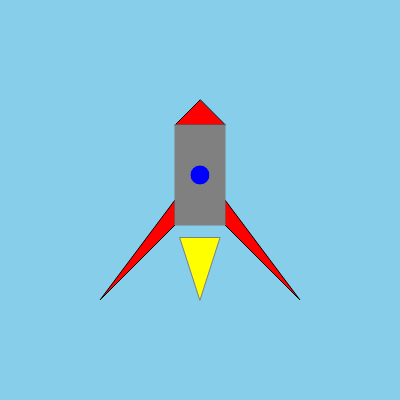
Frame 1 (no input)
Frame 60 (no input): identical to frame 1, image omitted
Frame 120 (the mouse pressed at the canvas centre since frame 60): identical to frame 1, image omitted

The p5.js sketch that drew this single still picture (run headless with seeded random() and noise() and a simulated clock; from frame 60 on, the mouse is pressed at the canvas centre):

// p5.js sketch
// ── sketch.js
function setup() {
  createCanvas(400,400);
}

function draw() {
  background('#87ceeb');
  esb(400/4,400/4,400/2,400/2)
}

function esb(x,y,w,h){
  fill('red')
  stroke('black')
  // point 1, point 2, point 3
  // RocketTip
  triangle(x+200/400*w,y,x+150/400*w,y+50/400*h,x+250/400*w,y+50/400*h)
  
  //LeftRocketSide
  triangle(x+150/400*w,y+250/400*h,x,y+h,x+150/400*w,y+200/400*h)
  //RightRocketSide
  triangle(x+250/400*w,y+250/400*h,x+w,y+h,x+250/400*w,y+200/400*h)
  
  beginShape();
  //rectangle part, needs to be made of 4 triangles because of issue
  fill('grey')
  stroke('grey')
  triangle(x+150/400*w,y+50/400*h,x+250/400*w,y+50/400*h,x+200/400*w,y+150/400*h)
  triangle(x+150/400*w,y+50/400*h,x+150/400*w,y+250/400*h,x+200/400*w,y+150/400*h)
  triangle(x+250/400*w,y+50/400*h,x+250/400*w,y+250/400*h,x+200/400*w,y+150/400*h)
  triangle(x+250/400*w,y+250/400*h,x+150/400*w,y+250/400*w,x+200/400*w,y+150/400*h)
  endShape();
  
  //Boost
  fill('yellow')
  triangle(x+160/400*w,y+275/400*h,x+240/400*w,y+275/400*h,x+200/400*w,y+h)
  
  //RocketWindow
  fill('blue')
  circle(x+200/400*w,y+150/400*h,20)
}
